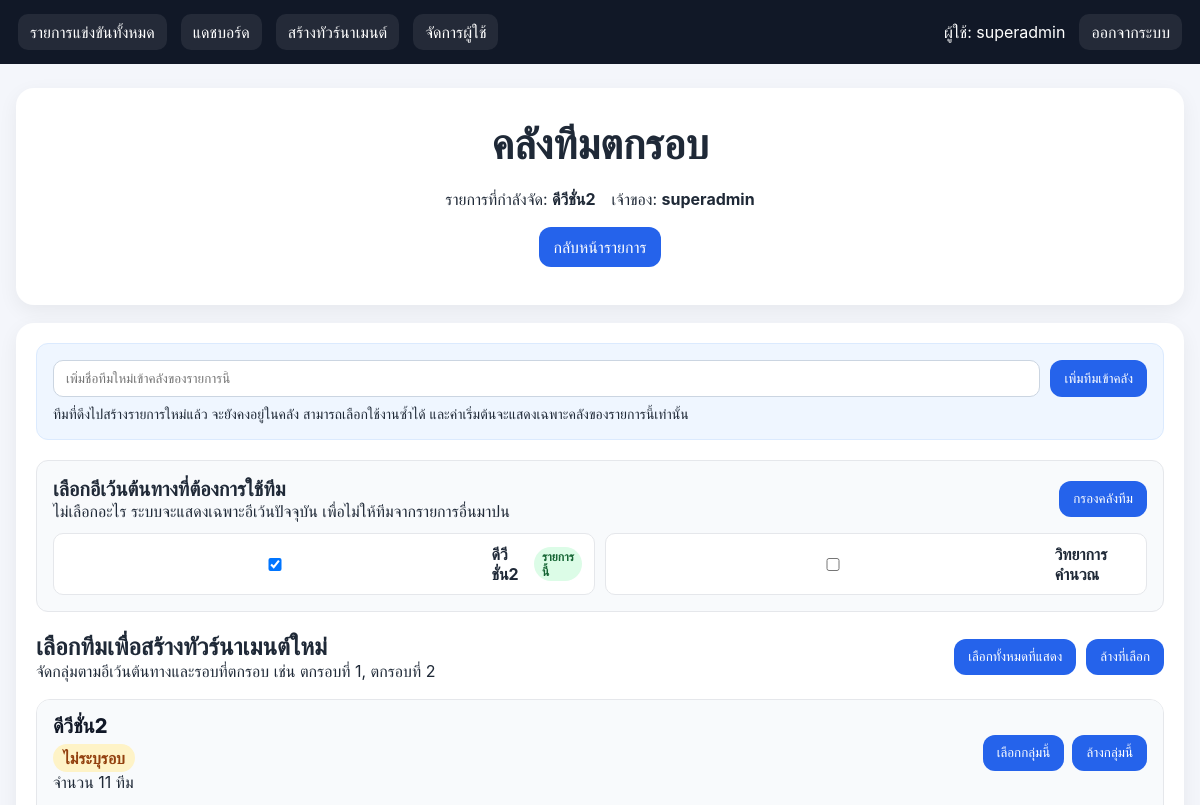
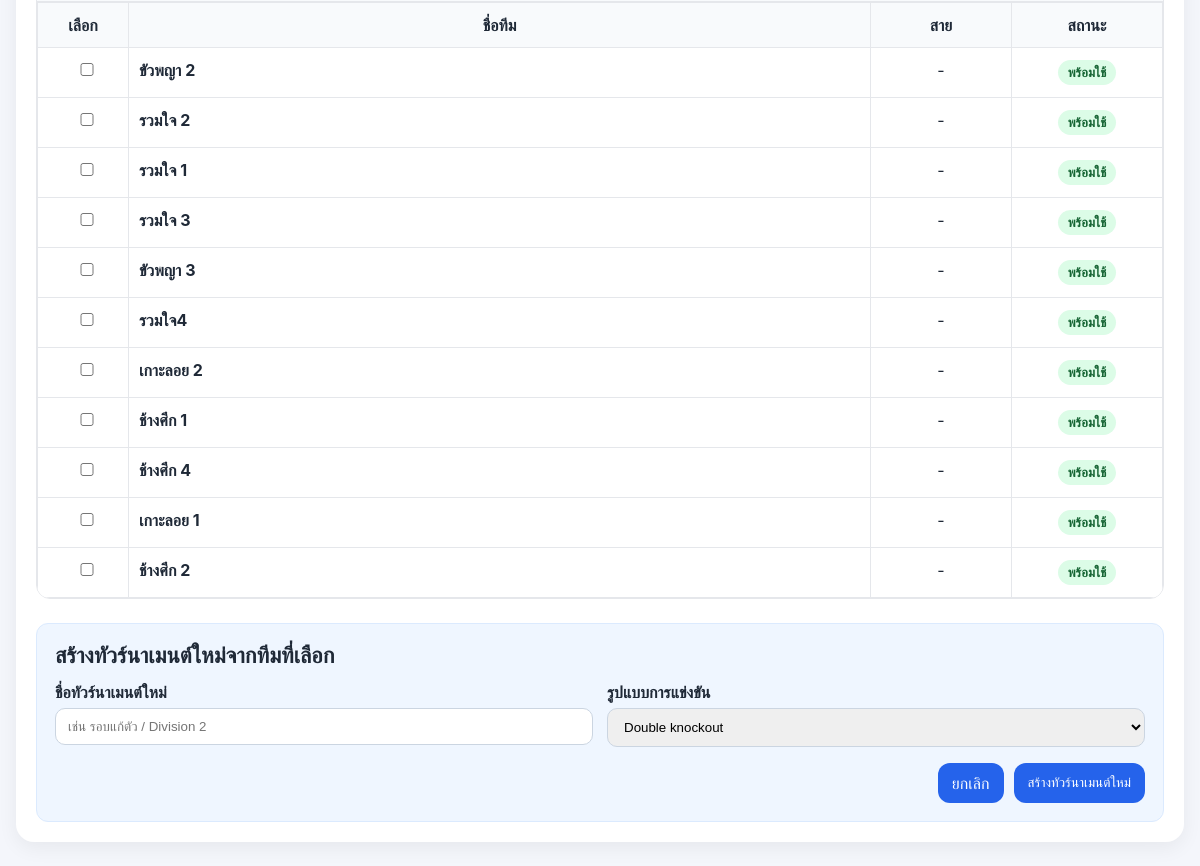
The app's page /tournaments/7/eliminated (signed in), older data (2 pictures, top to bottom).
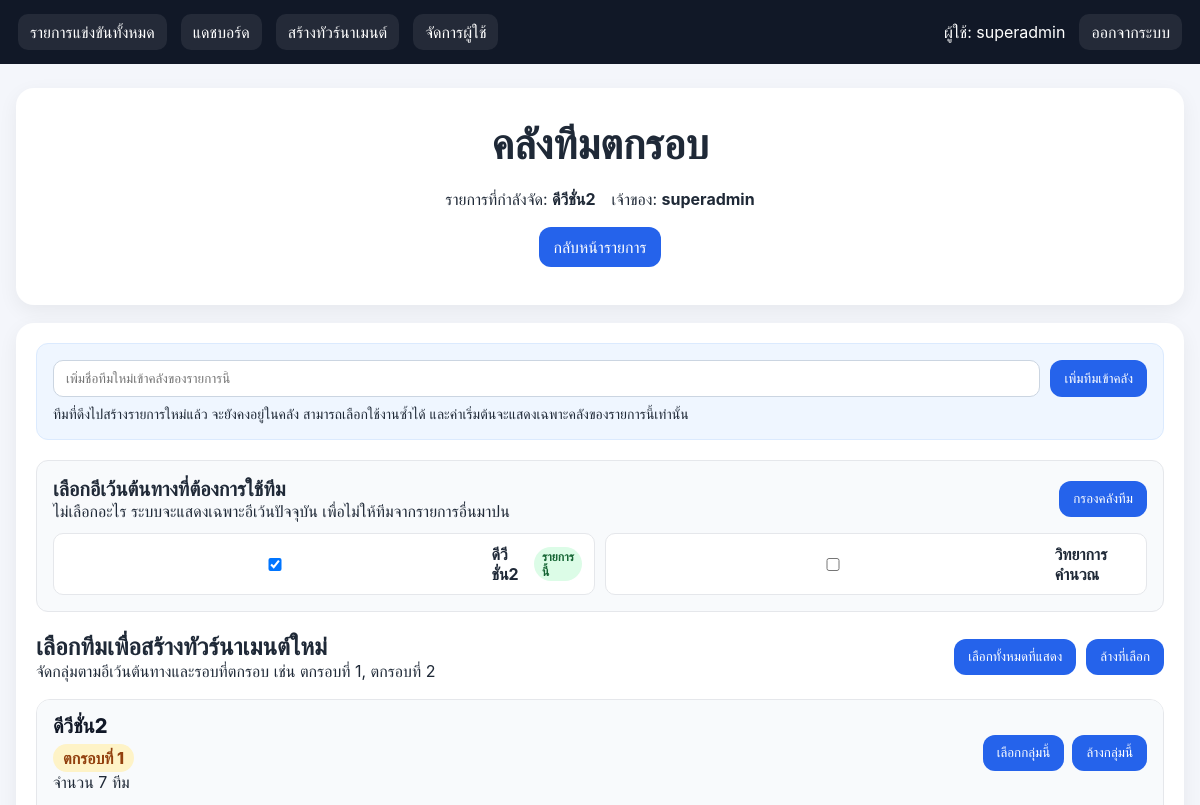
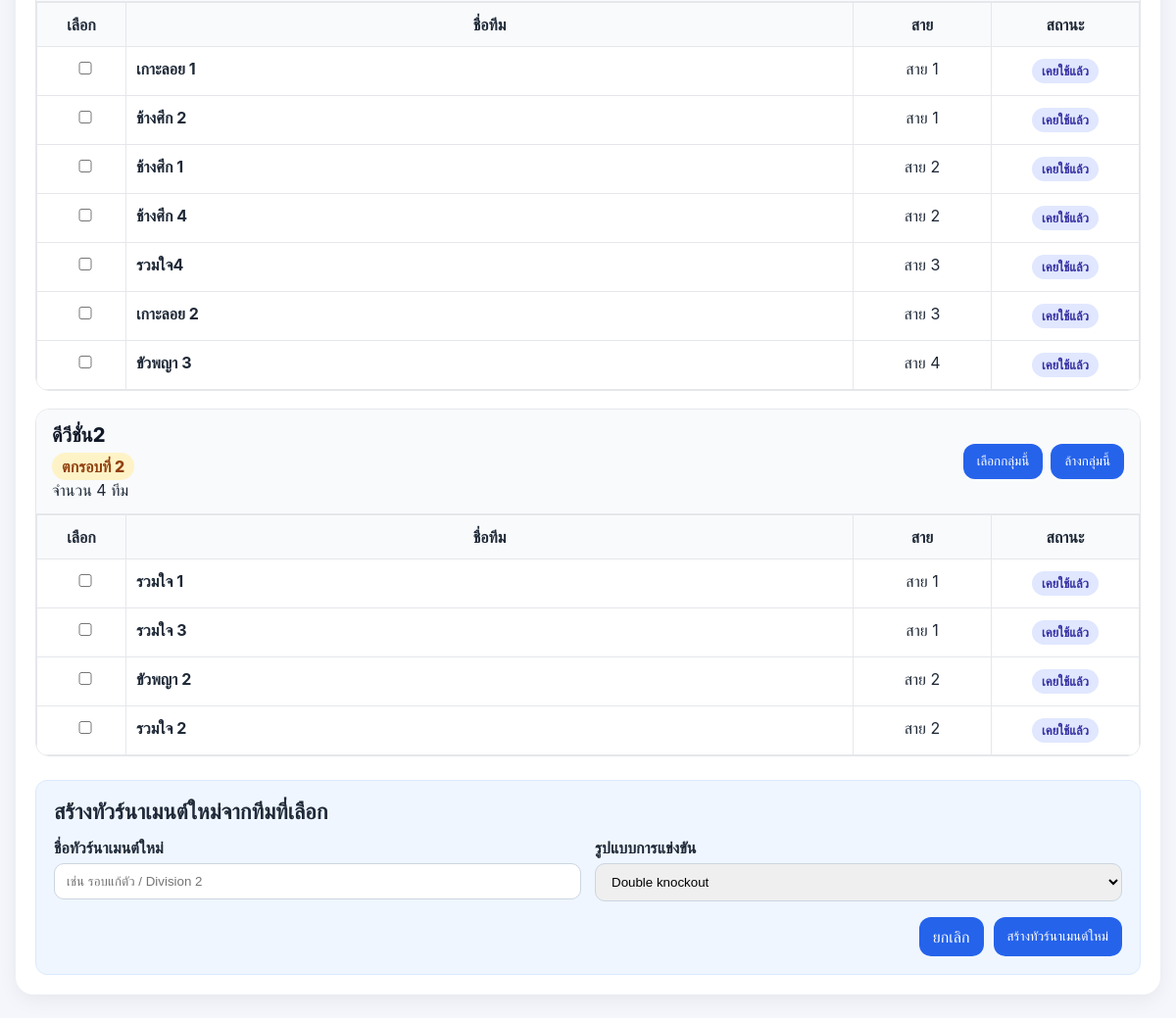
The same page, newer data (2 pictures, top to bottom).
### tables this page shows
CREATE TABLE tournaments (
            id INTEGER PRIMARY KEY AUTOINCREMENT,
            name TEXT NOT NULL,
            owner_id INTEGER NOT NULL,
            team_count INTEGER NOT NULL,
            group_count INTEGER NOT NULL,
            group_sizes_json TEXT NOT NULL,
            avoid_same INTEGER NOT NULL DEFAULT 1,
            competition_type TEXT NOT NULL DEFAULT 'double_knockout',
            qualify_per_group INTEGER NOT NULL DEFAULT 2,
            status TEXT NOT NULL DEFAULT 'draft',
            created_at TEXT NOT NULL,
            FOREIGN KEY(owner_id) REFERENCES users(id)
        );

CREATE TABLE team_pool (
            id INTEGER PRIMARY KEY AUTOINCREMENT,
            tournament_id INTEGER NOT NULL,
            team_name TEXT NOT NULL,
            source_text TEXT,
            status TEXT NOT NULL DEFAULT 'pool',
            created_at TEXT NOT NULL, source_tournament_id INTEGER, source_round_no INTEGER, source_group_no INTEGER,
            FOREIGN KEY(tournament_id) REFERENCES tournaments(id)
        );

### app.py (the view, shortened to what this page needs)
@app.route("/tournaments/<int:tournament_id>/eliminated")
@login_required
def eliminated_pool(tournament_id):
    user = current_user()
    tournament = get_tournament_for_user(tournament_id, user)
    if not tournament:
        flash("ไม่พบทัวร์นาเมนต์หรือคุณไม่มีสิทธิ์จัดการ", "error")
        return redirect(url_for("dashboard"))
    db = get_db()
    if user["role"] == "super_admin":
        available_sources = db.execute(
            """
            SELECT DISTINCT t.id, t.name
            FROM tournaments t
            JOIN team_pool tp ON tp.tournament_id = t.id
            WHERE tp.status IN ('pool', 'used')
            ORDER BY t.created_at DESC, t.id DESC
            """
        ).fetchall()
    selected_source_ids = []
    for raw_id in request.args.getlist("source_ids"):
        try:
            selected_source_ids.append(int(raw_id))
        except (TypeError, ValueError):
            continue
    available_ids = {row["id"] for row in available_sources}
    selected_source_ids = [sid for sid in selected_source_ids if sid in available_ids]
    if not selected_source_ids:
        selected_source_ids = [tournament_id]
    placeholders = ",".join("?" * len(selected_source_ids))
    rows = db.execute(
        f"""
        SELECT
            tp.*,
            COALESCE(src.name, 'ไม่พบชื่ออีเว้น') AS source_tournament_name
        FROM team_pool tp
        LEFT JOIN tournaments src ON src.id = COALESCE(tp.source_tournament_id, tp.tournament_id)
        WHERE tp.tournament_id IN ({placeholders})
          AND tp.status IN ('pool', 'used')
        ORDER BY
          COALESCE(tp.source_tournament_id, tp.tournament_id) DESC,
          COALESCE(tp.source_round_no, 9999) ASC,
          COALESCE(tp.source_group_no, 9999) ASC,
          tp.id DESC
        """,
        selected_source_ids,
    ).fetchall()
    pool_groups_map = {}
    for row in rows:
        source_id = row["source_tournament_id"] or row["tournament_id"]
        round_no = row["source_round_no"]
        if round_no is None:
            round_label = "ไม่ระบุรอบ"
            round_sort = 9999
        elif round_no == 0:
            round_label = "เพิ่มเอง"
            round_sort = 0
        else:
            round_label = f"ตกรอบที่ {round_no}"
            round_sort = int(round_no)
        key = (source_id, round_sort)
        if key not in pool_groups_map:
            pool_groups_map[key] = {
                "source_id": source_id,
                "source_name": row["source_tournament_name"],
                "round_no": round_no,
                "round_label": round_label,
                "rows": [],
            }
        pool_groups_map[key]["rows"].append(row)
    pool_groups = list(pool_groups_map.values())
    pool_groups.sort(key=lambda g: (g["source_name"] or "", 9999 if g["round_no"] is None else int(g["round_no"])))
    return render_template(
        "eliminated_pool.html",
        tournament=tournament,
        available_sources=available_sources,
        selected_source_ids=selected_source_ids,
        pool_groups=pool_groups,
    )

### app.py (called while the page is built, shortened)
def table_exists(db, table_name):
    row = db.execute(
        "SELECT name FROM sqlite_master WHERE type = 'table' AND name = ?",
        (table_name,),
    ).fetchone()
    return row is not None

def get_db():
    if "db" not in g:
        g.db = sqlite3.connect(DATABASE)
        g.db.row_factory = sqlite3.Row
        ensure_runtime_schema(g.db)
    return g.db

def current_user():
    uid = session.get("user_id")
    if not uid:
        return None
    return get_db().execute("SELECT * FROM users WHERE id = ?", (uid,)).fetchone()

def login_required(view):
    @wraps(view)
    def wrapped(*args, **kwargs):
        if not current_user():
            flash("กรุณาเข้าสู่ระบบก่อน", "error")
            return redirect(url_for("login"))
        return view(*args, **kwargs)
    return wrapped

def get_tournament_for_user(tournament_id, user):
    db = get_db()
    if user["role"] == "super_admin":
        return db.execute(
            """
            SELECT t.*, u.username AS owner_name
            FROM tournaments t JOIN users u ON u.id = t.owner_id
            WHERE t.id = ?
            """,
            (tournament_id,),
        ).fetchone()

### templates/eliminated_pool.html (shortened to what the changed rows need)
{% extends 'base.html' %}
{% block content %}
<div class="card">
    <h1 style="font-size:42px; text-align:center; margin:10px 0 20px;">คลังทีมตกรอบ</h1>
    <div class="muted-text" style="display:flex; gap:16px; flex-wrap:wrap; justify-content:center; margin-bottom:18px;">
        <span>รายการที่กำลังจัด: <strong>{{ tournament['name'] }}</strong></span>
    </div>
</div>
<div class="card" style="padding:20px;">
    <div style="margin-bottom:20px; padding:16px; border:1px solid #e5e7eb; background:#f8fafc; border-radius:12px;">
        <form method="get" action="{{ url_for('eliminated_pool', tournament_id=tournament['id']) }}">
            <div style="display:grid; grid-template-columns:repeat(auto-fit,minmax(220px,1fr)); gap:10px;">
                {% for src in available_sources %}
                <label class="source-option">
                    <input type="checkbox" name="source_ids" value="{{ src['id'] }}" {% if src['id'] in selected_source_ids %}checked{% endif %}>
                    <span>{{ src['name'] }}</span>
                    {% if src['id'] == tournament['id'] %}<span class="current-pill">รายการนี้</span>{% endif %}
                </label>
                {% endfor %}
            </div>
        </form>
    </div>
    <form method="post" action="{{ url_for('create_tournament_from_eliminated', tournament_id=tournament['id']) }}">
        <div style="display:flex; justify-content:space-between; align-items:center; gap:12px; flex-wrap:wrap; margin-bottom:18px;">
            <div>
                <h2 style="margin:0;">เลือกทีมเพื่อสร้างทัวร์นาเมนต์ใหม่</h2>
            </div>
        </div>
        {% if pool_groups %}
        {% for group in pool_groups %}
        <div class="pool-group">
            <div class="pool-group-head">
                <div>
                    <div class="pool-group-title">{{ group.source_name }}</div>
                    <div class="round-label">{{ group.round_label }}</div>
                    <div class="muted-text">จำนวน {{ group.rows|length }} ทีม</div>
                </div>
                <div style="display:flex; gap:8px; flex-wrap:wrap;">
                    <button type="button" class="btn btn-secondary" onclick="toggleGroup('pool-group-{{ loop.index }}', true)">เลือกกลุ่มนี้</button>
                    <button type="button" class="btn btn-danger" onclick="toggleGroup('pool-group-{{ loop.index }}', false)">ล้างกลุ่มนี้</button>
                </div>
            </div>
            <div style="overflow-x:auto;" id="pool-group-{{ loop.index }}">
                <table>
                    <thead>
                        <tr>
                            <th width="70">เลือก</th>
                            <th>ชื่อทีม</th>
                            <th width="120">สาย</th>
                            <th width="130">สถานะ</th>
                        </tr>
                    </thead>
                    <tbody>
                        {% for row in group.rows %}
                        <tr>
                            <td style="text-align:center;">
                                <input type="checkbox" name="team_ids" value="{{ row['id'] }}" class="team-check">
                            </td>
                            <td style="font-weight:700;">{{ row['team_name'] }}</td>
                            <td style="text-align:center;">
                                {% if row['source_group_no'] %}สาย {{ row['source_group_no'] }}{% else %}-{% endif %}
                            </td>
                            <td style="text-align:center;">
                                {% if row['status'] == 'used' %}
                                <span class="badge used-badge">เคยใช้แล้ว</span>
                                {% else %}
                                <span class="badge pool-badge">พร้อมใช้</span>
                                {% endif %}
                            </td>
                        </tr>
                        {% endfor %}
                    </tbody>
                </table>
            </div>
        </div>
        {% endfor %}
        {% else %}
        <div style="text-align:center; padding:30px 20px; color:#6b7280; font-size:18px; border:2px dashed #d1d5db; border-radius:12px; background:#fafafa;">
            ยังไม่มีทีมในคลังตามอีเว้นต้นทางที่เลือก<br>
            ลองเลือกอีเว้นต้นทางอื่น หรือบันทึกผลการแข่งขันเพื่อให้ระบบดึงทีมตกรอบเข้าคลังอัตโนมัติ
        </div>
        {% endif %}
    </form>
</div>
{% endblock %}

Row changes from the older to the newer data that the page shows:
now on this page (row edited): team_pool: team_name "เกาะลอย 1", source_group_no "1", status "เคยใช้แล้ว", shown under "ดีวีชั่น2"
now on this page (row edited): team_pool: team_name "ช้างศึก 2", source_group_no "1", status "เคยใช้แล้ว", shown under "ดีวีชั่น2"
now on this page (row edited): team_pool: team_name "ช้างศึก 1", source_group_no "2", status "เคยใช้แล้ว", shown under "ดีวีชั่น2"
now on this page (row edited): team_pool: team_name "ช้างศึก 4", source_group_no "2", status "เคยใช้แล้ว", shown under "ดีวีชั่น2"
now on this page (row edited): team_pool: team_name "รวมใจ4", source_group_no "3", status "เคยใช้แล้ว", shown under "ดีวีชั่น2"
now on this page (row edited): team_pool: team_name "เกาะลอย 2", source_group_no "3", status "เคยใช้แล้ว", shown under "ดีวีชั่น2"
now on this page (row edited): team_pool: team_name "ขัวพญา 3", source_group_no "4", status "เคยใช้แล้ว", shown under "ดีวีชั่น2"
now on this page (row edited): team_pool: team_name "รวมใจ 1", source_group_no "1", status "เคยใช้แล้ว", shown under "ดีวีชั่น2"
now on this page (row edited): team_pool: team_name "รวมใจ 3", source_group_no "1", status "เคยใช้แล้ว", shown under "ดีวีชั่น2"
now on this page (row edited): team_pool: team_name "ขัวพญา 2", source_group_no "2", status "เคยใช้แล้ว", shown under "ดีวีชั่น2"
now on this page (row edited): team_pool: team_name "รวมใจ 2", source_group_no "2", status "เคยใช้แล้ว", shown under "ดีวีชั่น2"
Text that changed along with them:
new list line: "ดีวีชั่น2 ตกรอบที่ 1 จำนวน 7 ทีม เลือกกลุ่มนี้ ล้างกลุ่มนี้ เลือก ชื่อทีม สาย สถานะ"
new list line: "ดีวีชั่น2 ตกรอบที่ 2 จำนวน 4 ทีม เลือกกลุ่มนี้ ล้างกลุ่มนี้ เลือก ชื่อทีม สาย สถานะ"
list line gone: "ดีวีชั่น2 ไม่ระบุรอบ จำนวน 11 ทีม เลือกกลุ่มนี้ ล้างกลุ่มนี้ เลือก ชื่อทีม สาย สถานะ ☐ ขัวพญา 2 - พร้อมใช้ ☐ รวมใจ 2 - พร้อมใช้ ☐ รวมใจ 1 - พร้อมใช้ ☐ รวมใจ 3 - พร้อมใช้ ☐ ขัวพญา 3 - พร้อมใช้ ☐ รวมใจ4 - พร้อมใช้ ☐ เกาะลอย 2 - พร้อมใช้ ☐ ช้างศึก 1 - พร้อมใช้ ☐ ช้างศึก 4 - พร้อมใช้ ☐ เกาะลอย 1 - พร้อมใช้ ☐ ช้างศึก 2 - พร้อมใช้"
